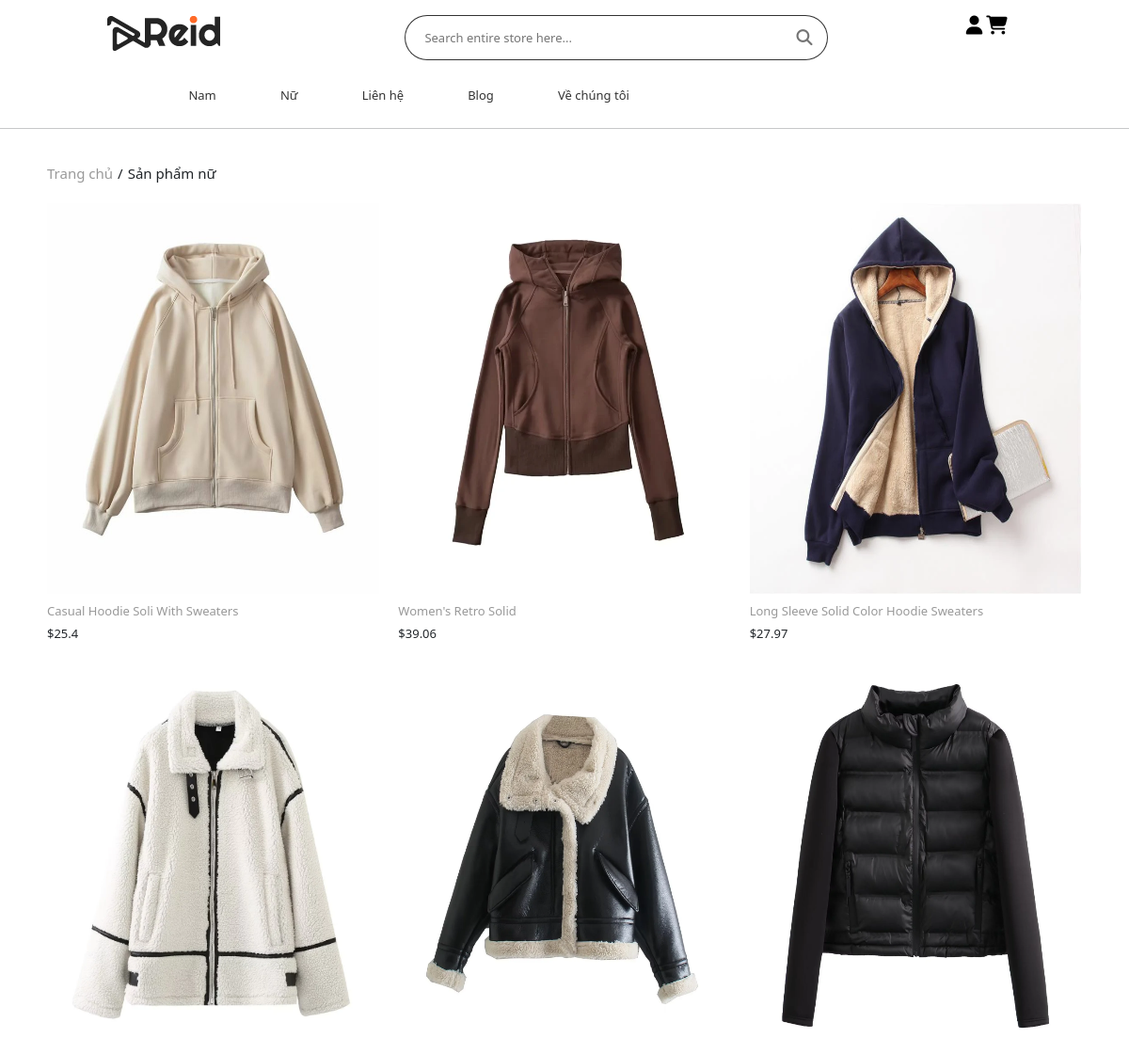
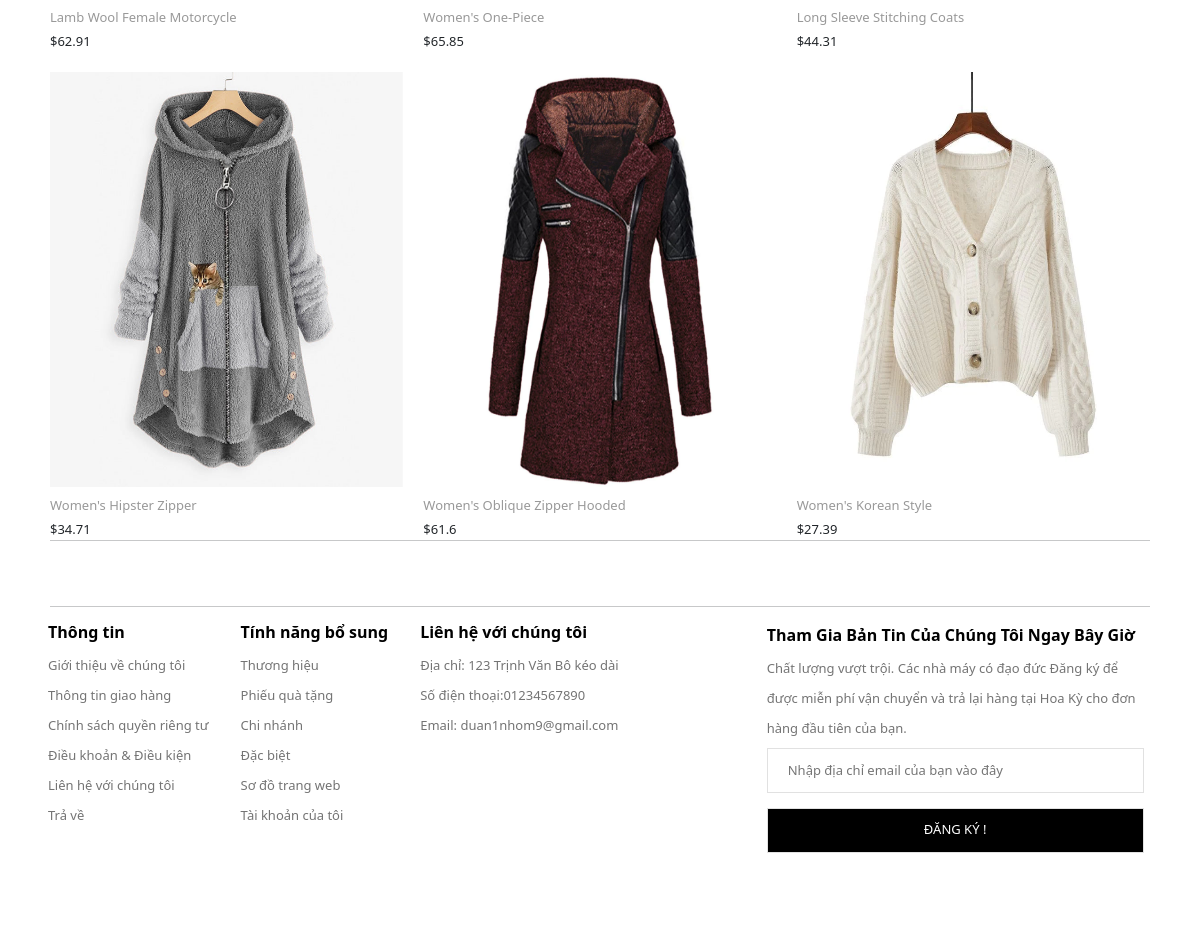
The page /view/index.php?act=nu on the database its author committed (2 pictures, top to bottom).
### tables this page shows
CREATE TABLE `products` (
  `product_id` int(11) NOT NULL,
  `product_name` varchar(255) NOT NULL,
  `price` float NOT NULL,
  `image` varchar(50) NOT NULL,
  `description` varchar(255) NOT NULL,
  `quantitys` int(11) DEFAULT NULL,
  `cate_id` int(11) NOT NULL,
  `luotxem` int(11) DEFAULT NULL
);

### model/pdo.php (called while the page is built, shortened)
<?php
function pdo_get_connection()
{
    $servername = "mysql:host=localhost;dbname=duan1;charset=utf8";
    $username = "root";
    $password = "";
    $conn = new PDO($servername, $username, $password);
    $conn->setAttribute(PDO::ATTR_ERRMODE, PDO::ERRMODE_EXCEPTION);
    return $conn;
}
function pdo_query($sql)
{
    $sql_args = array_slice(func_get_args(), 1);
    try {
        $conn = pdo_get_connection();
        $stmt = $conn->prepare($sql);
        $stmt->execute($sql_args);
        $rows = $stmt->fetchAll();
        return $rows;
    } catch (PDOException $e) {
        throw $e;
    } finally {
        unset($conn);
    }
}

### model/sanpham.php (called while the page is built, shortened)
<?php
function load_sp_homenu(){
    $sql="SELECT * FROM `products` WHERE cate_id = 2 limit 0,6";
    $sp = pdo_query($sql);
    return $sp;
}
function load_all_homenu(){
    $sql="SELECT * FROM `products` WHERE cate_id = 2 ";
    $sp = pdo_query($sql);
    return $sp;
}
function load_sp_home(){
    $sql="SELECT * FROM `products` WHERE 1 limit 0,6";
    $sp = pdo_query($sql);
    return $sp;
}
?>

### view/nu.php (the view)
<hr>
<div class="box-spct">
    <ul>
        <li><a href="index.php?act=home">Trang chủ </a></li>
        <li> / </li>
        <li>Sản phẩm nữ</li>
    </ul>
</div>
    <div class="product-both" style="max-width:1100px;margin:0 auto;">
        <div class="right">
            <?php
                foreach ($spnewnu as $sp ) {
            ?>
                <div class="pro">
                    <img src="../image/<?php echo $sp['image']?>" alt="">
                    <a href="index.php?act=chitietsanpham&product_id=<?php echo $sp['product_id']?>"><?php echo $sp['product_name']?></a><br>
                    <span>$<?php echo $sp['price']?></span>
                </div>
            <?php
                }
            ?>
        </div>
    </div>
<hr style="max-width:1100px; margin:0 auto; margin-bottom:65px">
<hr style="max-width:1100px; margin:0 auto;">

### css/style.css (style rules this page uses)
body { margin: 0; padding: 0; font-family: Arial, sans-serif; }
.box-spct { max-width: 1100px; margin: 0 auto; }
.box-spct ul { list-style-type: none; margin: 0; padding: 0; overflow: hidden; }
.box-spct ul li { float: left; padding: 20px 5px 20px 0; font-size: 15px; }
.box-spct ul li a { text-decoration: none; color: #999999; display: block; }
.product-both { max-width: 1100px; margin: 0 auto; display: flex; }
.product-both .right .pro img { width: 100%; height: 415px; margin-bottom: 5px; }
.product-both .right { display: grid; grid-template-columns: 1fr 1fr 1fr; gap: 20px; }
.product-both .right .pro a { color: #999999; text-decoration: none; font-size: 13px; }
.product-both .right .pro span { font-size: 13px; }

### rows shown on the page
products: image (picture), product_name "Casual Hoodie Soli With Sweaters", price "25.4"
products: image (picture), product_name "Women's Retro Solid", price "39.06"
products: image (picture), product_name "Long Sleeve Solid Color Hoodie Sweaters", price "27.97"
products: image (picture), product_name "Lamb Wool Female Motorcycle", price "62.91"
products: image (picture), product_name "Women's One-Piece", price "65.85"
products: image (picture), product_name "Long Sleeve Stitching Coats", price "44.31"
products: image (picture), product_name "Women's Hipster Zipper", price "34.71"
products: image (picture), product_name "Women's Oblique Zipper Hooded", price "61.6"
products: image (picture), product_name "Women's Korean Style", price "27.39"
